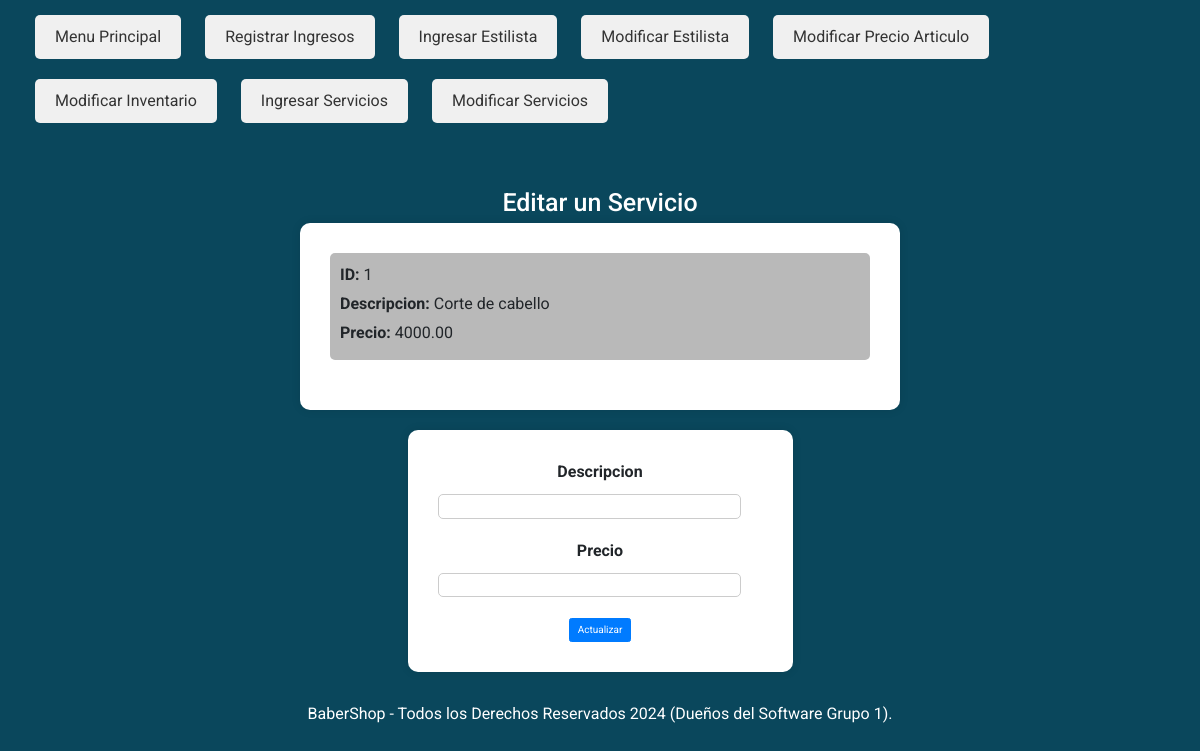
Screenshot of /editarServicio.php?id=1 with the database file from the repository.
### tables this page shows
CREATE TABLE `servicios` (
  `ServicioID` int(11) NOT NULL,
  `Nombre` varchar(100) DEFAULT NULL,
  `Precio` decimal(10,2) DEFAULT NULL
);

### DAL/servicios.php (called while the page is built, shortened)
<?php
function getArray($sql) {
    try {
        $nConexion = Conectar();
        if(mysqli_set_charset($nConexion, "utf8")){
            if(!$result = mysqli_query($nConexion, $sql)) die();
            $retorno = array();
            while ($row = mysqli_fetch_assoc($result)) {
                $retorno[] = $row;
            }
        }
    } catch (\Throwable $th) {
        echo $th;
    }finally{
        Desconectar($nConexion);
    }
    return $retorno;
}

### editarServicio.php (the view, shortened to what this page needs)
<?php
require_once "include/templates/headAdmin.php";
require_once "DAL/servicios.php";
$id = $_GET['id'];
$query = "SELECT * FROM servicios WHERE ServicioID = $id";
$resultadosQuery = getArray($query);
?>
<main>
    <h1>Editar un Servicio</h1>
    <?php foreach ($resultadosQuery as $resultado) : ?>
        <form method="POST">
        <div class="estilista" id="estilista-<?php echo $resultado['ServicioID']; ?>">
            <div>
                <p><strong>ID:</strong> <?php echo $resultado['ServicioID']; ?> </p>
                <p><strong>Descripcion:</strong> <?php echo $resultado['Nombre']; ?> </p>
                <p><strong>Precio:</strong> <?php echo $resultado['Precio']; ?> </p>
            </div>
        </div>
        </form>
    <?php endforeach; ?>
    <div class="container">
        <form action="" method="POST" enctype="multipart/form-data">
            <div class="form-group">
                <label for="nombreServicio">Descripcion</label>
                <input type="text" class="form-control" id="nombreServicio" name="nombreServicio">
            </div>
            <div class="form-group">
                <label for="precio">Precio</label>
                <input type="number" class="form-control" id="precio" name="precio">
            </div>
            <button type="submit" class="btn btn-primary">Actualizar</button>
        </form>
    </div>
</main>
<?php
include_once "include/templates/footer.php";
?>

### css/style.css (style rules this page uses)
:root { --fuentePrincipal: 'Roboto', cursive; --primario: #0A475C; --secundario: #42BEA5; --gris: #B9B9B9; --blanco: #FFF; }
html { font-size: 62.5%; box-sizing: border-box; height: 100%; }
*, *:before, *:after { box-sizing: inherit; }
body { font-family: var(--fuentePrincipal); background-color: var(--primario); font-size: 1.6rem; line-height: 1.5; }
h1 { text-align: center; margin-top: 50px; color: var(--blanco); }
p { margin-bottom: 5px; }
.container { max-width: 800px; margin: 20px auto; text-align: center; }
form { width: 50%; margin: 0 auto; background-color: #fff; padding: 30px; border-radius: 10px; box-shadow: 0px 0px 10px rgba(0, 0, 0, 0.1); }
label { display: block; margin-bottom: 10px; font-weight: bold; }
input[type="text"], textarea, input[type="number"], input[type="date"], input[type="email"], input[type="password"], input[type="submit"] { width: calc(100% - 22px); padding: 10px; margin-bottom: 20px; border: 1px solid #ccc; border-radius: 5px; box-sizing: border-box; }
.estilista { display: flex; align-items: center; margin-bottom: 20px; padding: 10px; background-color: var(--gris); border-radius: 5px; }

### rows the page displays
servicios: ServicioID "1", Nombre "Corte de cabello", Precio "4000.00"
